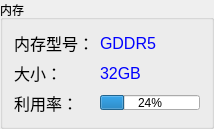
                             <widget class="QGroupBox" name="groupBox_3">
                              <property name="sizePolicy">
                               <sizepolicy hsizetype="Expanding" vsizetype="Preferred">
                                <horstretch>0</horstretch>
                                <verstretch>0</verstretch>
                               </sizepolicy>
                              </property>
                              <property name="title">
                               <string>内存</string>
                              </property>
                              <layout class="QGridLayout" name="gridLayout_15">
                               <item row="0" column="0">
                                <widget class="QLabel" name="label_RamType_2">
                                 <property name="sizePolicy">
                                  <sizepolicy hsizetype="Fixed" vsizetype="Preferred">
                                   <horstretch>0</horstretch>
                                   <verstretch>0</verstretch>
                                  </sizepolicy>
                                 </property>
                                 <property name="font">
                                  <font>
                                   <family>Arial</family>
                                   <pointsize>12</pointsize>
                                   <weight>50</weight>
                                   <italic>false</italic>
                                   <bold>false</bold>
                                  </font>
                                 </property>
                                 <property name="text">
                                  <string>内存型号：</string>
                                 </property>
                                </widget>
                               </item>
                               <item row="0" column="1">
                                <widget class="QLabel" name="label_RamTypeShow_monitor">
                                 <property name="sizePolicy">
                                  <sizepolicy hsizetype="Fixed" vsizetype="Preferred">
                                   <horstretch>0</horstretch>
                                   <verstretch>0</verstretch>
                                  </sizepolicy>
                                 </property>
                                 <property name="font">
                                  <font>
                                   <family>Arial</family>
                                   <pointsize>12</pointsize>
                                   <weight>50</weight>
                                   <italic>false</italic>
                                   <bold>false</bold>
                                  </font>
                                 </property>
                                 <property name="styleSheet">
                                  <string notr="true">color: rgb(0, 0, 255);</string>
                                 </property>
                                 <property name="text">
                                  <string>GDDR5</string>
                                 </property>
                                </widget>
                               </item>
                               <item row="1" column="0">
                                <widget class="QLabel" name="label_RamSize_2">
                                 <property name="sizePolicy">
                                  <sizepolicy hsizetype="Fixed" vsizetype="Preferred">
                                   <horstretch>0</horstretch>
                                   <verstretch>0</verstretch>
                                  </sizepolicy>
                                 </property>
                                 <property name="font">
                                  <font>
                                   <family>Arial</family>
                                   <pointsize>12</pointsize>
                                   <weight>50</weight>
                                   <italic>false</italic>
                                   <bold>false</bold>
                                  </font>
                                 </property>
                                 <property name="text">
                                  <string>大小：</string>
                                 </property>
                                </widget>
                               </item>
                               <item row="1" column="1">
                                <widget class="QLabel" name="label_RamSizeShow_monitor">
                                 <property name="sizePolicy">
                                  <sizepolicy hsizetype="Fixed" vsizetype="Preferred">
                                   <horstretch>0</horstretch>
                                   <verstretch>0</verstretch>
                                  </sizepolicy>
                                 </property>
                                 <property name="font">
                                  <font>
                                   <family>Arial</family>
                                   <pointsize>12</pointsize>
                                   <weight>50</weight>
                                   <italic>false</italic>
                                   <bold>false</bold>
                                  </font>
                                 </property>
                                 <property name="styleSheet">
                                  <string notr="true">color: rgb(0, 0, 255);</string>
                                 </property>
                                 <property name="text">
                                  <string>32GB</string>
                                 </property>
                                </widget>
                               </item>
                               <item row="2" column="0">
                                <widget class="QLabel" name="label_RamUsage_2">
                                 <property name="font">
                                  <font>
                                   <family>Arial</family>
                                   <pointsize>12</pointsize>
                                   <weight>50</weight>
                                   <italic>false</italic>
                                   <bold>false</bold>
                                  </font>
                                 </property>
                                 <property name="text">
                                  <string>利用率：</string>
                                 </property>
                                </widget>
                               </item>
                               <item row="2" column="1">
                                <widget class="QProgressBar" name="RAMprogressBar_monitor">
                                 <property name="minimumSize">
                                  <size>
                                   <width>100</width>
                                   <height>15</height>
                                  </size>
                                 </property>
                                 <property name="maximumSize">
                                  <size>
                                   <width>16777215</width>
                                   <height>15</height>
                                  </size>
                                 </property>
                                 <property name="value">
                                  <number>24</number>
                                 </property>
                                 <property name="alignment">
                                  <set>Qt::AlignRight|Qt::AlignTrailing|Qt::AlignVCenter</set>
                                 </property>
                                 <property name="textVisible">
                                  <bool>true</bool>
                                 </property>
                                </widget>
                               </item>
                              </layout>
                             </widget>
